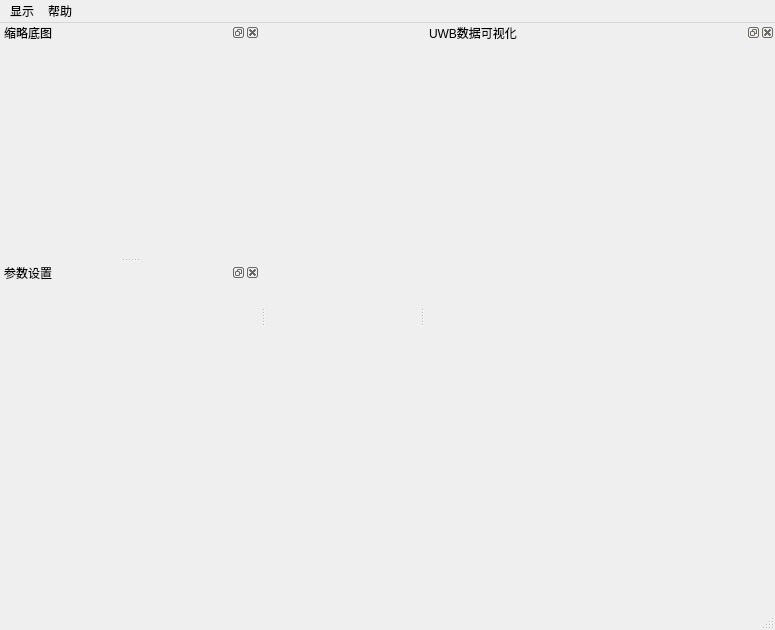
<?xml version="1.0" encoding="UTF-8"?>
<ui version="4.0">
 <class>MainWindow</class>
 <widget class="QMainWindow" name="MainWindow">
  <property name="windowModality">
   <enum>Qt::NonModal</enum>
  </property>
  <property name="geometry">
   <rect>
    <x>0</x>
    <y>0</y>
    <width>775</width>
    <height>630</height>
   </rect>
  </property>
  <property name="windowTitle">
   <string>浩如科技HR-RTLS上位机</string>
  </property>
  <widget class="GraphicsWidget" name="graphicsWidget">
   <property name="enabled">
    <bool>true</bool>
   </property>
  </widget>
  <widget class="QMenuBar" name="menuBar">
   <property name="geometry">
    <rect>
     <x>0</x>
     <y>0</y>
     <width>775</width>
     <height>23</height>
    </rect>
   </property>
   <widget class="QMenu" name="viewMenu">
    <property name="title">
     <string>显示</string>
    </property>
   </widget>
   <widget class="QMenu" name="helpMenu">
    <property name="title">
     <string>帮助</string>
    </property>
    <addaction name="actionAbout"/>
    <addaction name="action_cn"/>
    <addaction name="action_en"/>
   </widget>
   <addaction name="viewMenu"/>
   <addaction name="helpMenu"/>
  </widget>
  <widget class="QStatusBar" name="statusBar"/>
  <widget class="QDockWidget" name="minimap_dw">
   <property name="minimumSize">
    <size>
     <width>255</width>
     <height>38</height>
    </size>
   </property>
   <property name="windowIcon">
    <iconset resource="../res/resources.qrc">
     <normaloff>:/icons/haorutech.ico</normaloff>:/icons/haorutech.ico</iconset>
   </property>
   <property name="locale">
    <locale language="English" country="UnitedStates"/>
   </property>
   <property name="windowTitle">
    <string>缩略底图</string>
   </property>
   <attribute name="dockWidgetArea">
    <number>1</number>
   </attribute>
   <widget class="MinimapView" name="minimap"/>
  </widget>
  <widget class="QToolBar" name="mainToolBar">
   <property name="maximumSize">
    <size>
     <width>16777215</width>
     <height>0</height>
    </size>
   </property>
   <property name="movable">
    <bool>false</bool>
   </property>
   <property name="floatable">
    <bool>false</bool>
   </property>
   <attribute name="toolBarArea">
    <enum>TopToolBarArea</enum>
   </attribute>
   <attribute name="toolBarBreak">
    <bool>false</bool>
   </attribute>
  </widget>
  <widget class="QDockWidget" name="viewSettings_dw">
   <property name="enabled">
    <bool>true</bool>
   </property>
   <property name="minimumSize">
    <size>
     <width>260</width>
     <height>56</height>
    </size>
   </property>
   <property name="windowIcon">
    <iconset resource="../res/resources.qrc">
     <normaloff>:/icons/haorutech.ico</normaloff>:/icons/haorutech.ico</iconset>
   </property>
   <property name="locale">
    <locale language="English" country="UnitedStates"/>
   </property>
   <property name="windowTitle">
    <string>参数设置</string>
   </property>
   <attribute name="dockWidgetArea">
    <number>1</number>
   </attribute>
   <widget class="ViewSettingsWidget" name="viewSettings_w"/>
  </widget>
  <widget class="QDockWidget" name="uwbDataViz_dw">
   <property name="minimumSize">
    <size>
     <width>350</width>
     <height>200</height>
    </size>
   </property>
   <property name="windowIcon">
    <iconset resource="../res/resources.qrc">
     <normaloff>:/icons/haorutech.ico</normaloff>:/icons/haorutech.ico</iconset>
   </property>
   <property name="windowTitle">
    <string>UWB数据可视化</string>
   </property>
   <attribute name="dockWidgetArea">
    <number>2</number>
   </attribute>
   <widget class="UwbDataVizWidget" name="uwbDataViz_w"/>
  </widget>
  <action name="actionAbout">
   <property name="text">
    <string>关于浩如科技</string>
   </property>
  </action>
  <action name="actionConfig">
   <property name="icon">
    <iconset resource="../res/resources.qrc">
     <normaloff>:/icons/haorutech.ico</normaloff>:/icons/haorutech.ico</iconset>
   </property>
   <property name="text">
    <string>Channel Config</string>
   </property>
  </action>
  <action name="actionLanguage">
   <property name="text">
    <string>中/英文切换</string>
   </property>
  </action>
  <action name="action_cn">
   <property name="text">
    <string>中文</string>
   </property>
  </action>
  <action name="action_en">
   <property name="text">
    <string>英文</string>
   </property>
  </action>
 </widget>
 <layoutdefault spacing="6" margin="11"/>
 <customwidgets>
  <customwidget>
   <class>ViewSettingsWidget</class>
   <extends>QWidget</extends>
   <header>ViewSettingsWidget.h</header>
   <container>1</container>
  </customwidget>
  <customwidget>
   <class>GraphicsWidget</class>
   <extends>QWidget</extends>
   <header>GraphicsWidget.h</header>
   <container>1</container>
  </customwidget>
  <customwidget>
   <class>MinimapView</class>
   <extends>QWidget</extends>
   <header>MinimapView.h</header>
   <container>1</container>
  </customwidget>
  <customwidget>
   <class>UwbDataVizWidget</class>
   <extends>QWidget</extends>
   <header>UwbDataVizWidget.h</header>
   <container>1</container>
  </customwidget>
 </customwidgets>
 <resources>
  <include location="../res/resources.qrc"/>
 </resources>
 <connections/>
</ui>
